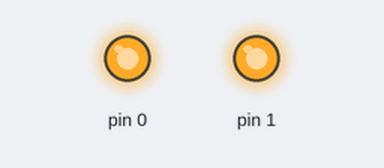
Bench run of a sketch on a simulated Arduino Uno, built with avr-gcc and run on an emulated ATmega328P. On the bench: output pins drawn as LEDs (lit = HIGH).

Above: at 0.1 s.
Timing chart, 0 to 1.6 s (numbered marks = the images above):
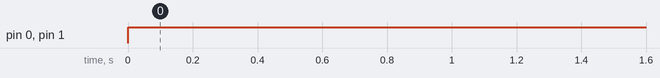

Measured:
- by itself, pin 0, pin 1: LOW → HIGH at 0.00 s

The sketch:

SpaceShip.ino
```cpp
// (licence header left out)
#include <jled.h>

// Define LED pins
const byte outerLEDs = 1;
const byte innerLEDs = 0;

JLed leds[2] = {
  JLed(outerLEDs).Candle(5,100),
  JLed(innerLEDs).Candle(5,100)};

void setup() { }

void loop() {
    for (auto& led : leds) {led.Update();}
    delay(1);
}
```
